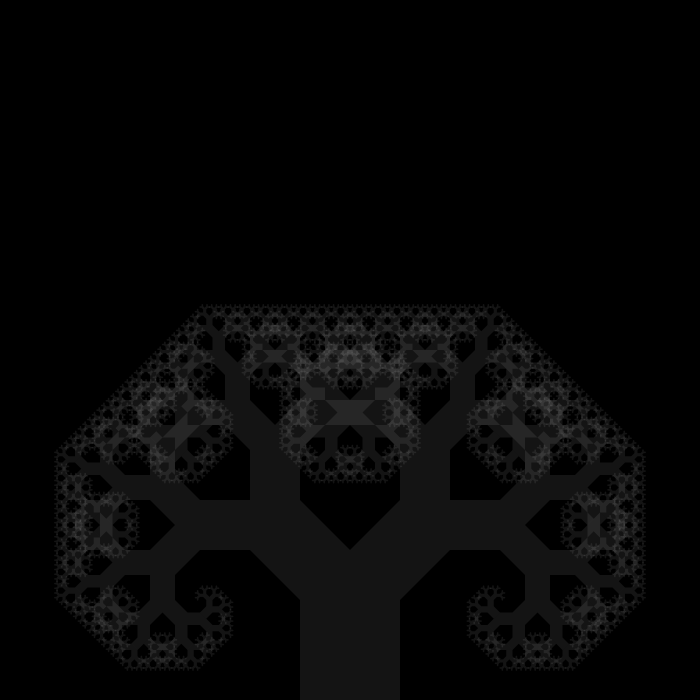
Frame 1 (no input)
Frame 60 (the mouse pressed at the canvas centre just before this capture): identical to frame 1, image omitted
Frame 120 (the mouse held since frame 60 and released just before this capture): identical to frame 1, image omitted

The Processing sketch that drew this single still picture (run headless with seeded random() and noise(); from frame 60 on, the mouse is pressed at the canvas centre):

// Processing sketch: processing_146518
// ── processing_146518.pde


/*Tarea Pythagoras tree
 * Recursive Hypotenuse
 * Author Herbert Spencer
 * February 2014
 * Tarea de Mariana Mora, hackeando el codigo de 
 * Herbert Spencer, se variaron los colores y la forma del movimiento
 */

float ang;  // this is the global angle
int levels; // this is the amount of tree levels or how many time we eill call the recursive function

void setup() {
  size(700, 700);
  noStroke();
  smooth();
  levels = 12;       // start with something small
  mouseX = width/2; // place the mouse in the middle
}

void draw() {
  background(0);

  // the global angle can be modified by de 'x' movement of the mouse
  ang = map(mouseX, 0, width, -HALF_PI, 0); 

  // this is where we call the recursive function
  hypotenuse(width/2 - 50, height, width/2 + 50, height, levels);
}

// this is the recursive function
// it requeres 4 floats and 1 int. The floats represent the position of 2 points, which define the hypotenuse
// the level defines how many times are we calling this function recursevely
void hypotenuse(float x1, float y1, float x2, float y2, int level) {

  // determine the length, which is the distance between the points. We'll call it 'side', the side of the square
  float side = dist(x1, y1, x2, y2);

  // determine the angle between the two points... not so tricky
  float t = atan2(y2- y1, x2 - x1);

  // reset the coordinate system, just to be polite
  pushMatrix();
  {
    // translate our axis to the first point, our new (0,0)
    translate(x1, y1);

    // align space to the hypothenuse, using the angle we've just calculated
    rotate(t);

    // draw the square
    fill(255,20); // nice color with transparency
    rect(0, -side, side, side);

    // translate to the new hypothenuse
    translate(0, -side);

    // determine the lengths of the triangle sides given a global angle 'ang'. 
    // 'a, b, c'; where 'c' is the hypotenuse. We have 'c', it's the distance between the first two points, ok?

    float a = cos(ang) * side;
    float b = sin(ang) * side;

    // draw the triangle
    noStroke();
    fill(255, 20);
    beginShape();
    {
      vertex(0, 0);                       // first vertex
      vertex(cos(ang) * a, sin(ang) * a); // tricky second vertex
      vertex(side, 0);                    // third vertex
    }
    endShape();

    // this is a method to eventually escape from this recursive fuction
    if (level > 0) {
      hypotenuse(0, 0, cos(ang) * a, sin(ang) * a, level-1);
      hypotenuse(cos(ang) * a, sin(ang) * a, side, 0, level-1);
    }
  }
  popMatrix();
}

void keyPressed() {

  // you can toggle the levels by hitting keys a-z
  if (key == 'a') {
    levels++;
  }
  if (key == 'z') {
    levels--;
  }

  // so we keep levels reasonable...
  levels = constrain(levels, 0, 86);

  // output to console how many levels do we have at the moment
  println("levels = "+levels);
}
